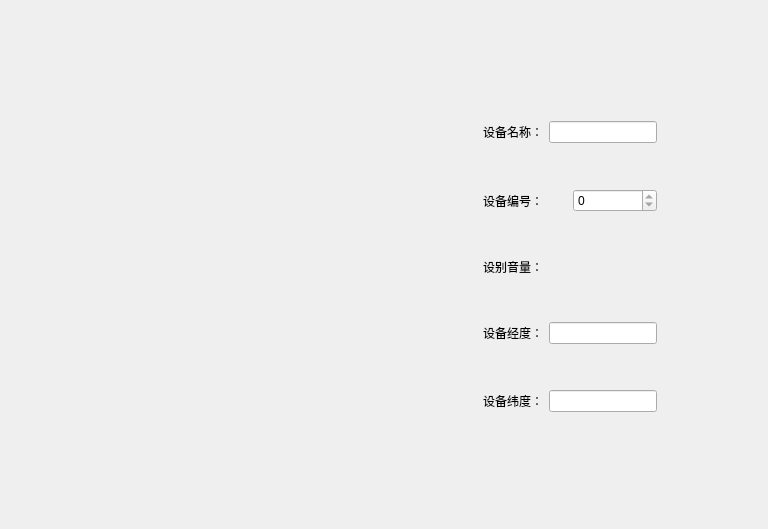
<?xml version="1.0" encoding="UTF-8"?>
<ui version="4.0">
 <class>group_manager</class>
 <widget class="QWidget" name="group_manager">
  <property name="geometry">
   <rect>
    <x>0</x>
    <y>0</y>
    <width>768</width>
    <height>529</height>
   </rect>
  </property>
  <property name="windowTitle">
   <string>Form</string>
  </property>
  <widget class="QStackedWidget" name="stackedWidget">
   <property name="geometry">
    <rect>
     <x>380</x>
     <y>30</y>
     <width>379</width>
     <height>472</height>
    </rect>
   </property>
   <widget class="QWidget" name="page">
    <layout class="QGridLayout" name="gridLayout">
     <item row="0" column="1">
      <spacer name="verticalSpacer">
       <property name="orientation">
        <enum>Qt::Vertical</enum>
       </property>
       <property name="sizeHint" stdset="0">
        <size>
         <width>20</width>
         <height>40</height>
        </size>
       </property>
      </spacer>
     </item>
     <item row="1" column="0">
      <spacer name="horizontalSpacer">
       <property name="orientation">
        <enum>Qt::Horizontal</enum>
       </property>
       <property name="sizeHint" stdset="0">
        <size>
         <width>40</width>
         <height>20</height>
        </size>
       </property>
      </spacer>
     </item>
     <item row="1" column="1" colspan="2">
      <layout class="QVBoxLayout" name="verticalLayout">
       <item>
        <layout class="QHBoxLayout" name="horizontalLayout_5">
         <item>
          <widget class="QLabel" name="label">
           <property name="text">
            <string>设备名称：</string>
           </property>
          </widget>
         </item>
         <item>
          <widget class="QLineEdit" name="nameline"/>
         </item>
        </layout>
       </item>
       <item>
        <spacer name="verticalSpacer_3">
         <property name="orientation">
          <enum>Qt::Vertical</enum>
         </property>
         <property name="sizeHint" stdset="0">
          <size>
           <width>20</width>
           <height>40</height>
          </size>
         </property>
        </spacer>
       </item>
       <item>
        <layout class="QHBoxLayout" name="horizontalLayout_6">
         <item>
          <widget class="QLabel" name="label_2">
           <property name="text">
            <string>设备编号：</string>
           </property>
          </widget>
         </item>
         <item>
          <widget class="QSpinBox" name="spinBox">
           <property name="readOnly">
            <bool>true</bool>
           </property>
          </widget>
         </item>
        </layout>
       </item>
       <item>
        <spacer name="verticalSpacer_4">
         <property name="orientation">
          <enum>Qt::Vertical</enum>
         </property>
         <property name="sizeHint" stdset="0">
          <size>
           <width>20</width>
           <height>40</height>
          </size>
         </property>
        </spacer>
       </item>
       <item>
        <layout class="QHBoxLayout" name="horizontalLayout_4">
         <item>
          <widget class="QLabel" name="label_3">
           <property name="text">
            <string>设别音量：</string>
           </property>
          </widget>
         </item>
         <item>
          <widget class="QWidget" name="volume" native="true"/>
         </item>
        </layout>
       </item>
       <item>
        <spacer name="verticalSpacer_5">
         <property name="orientation">
          <enum>Qt::Vertical</enum>
         </property>
         <property name="sizeHint" stdset="0">
          <size>
           <width>20</width>
           <height>40</height>
          </size>
         </property>
        </spacer>
       </item>
       <item>
        <layout class="QHBoxLayout" name="horizontalLayout_3">
         <item>
          <widget class="QLabel" name="label_4">
           <property name="text">
            <string>设备经度：</string>
           </property>
          </widget>
         </item>
         <item>
          <widget class="QLineEdit" name="lineEdit"/>
         </item>
        </layout>
       </item>
       <item>
        <spacer name="verticalSpacer_6">
         <property name="orientation">
          <enum>Qt::Vertical</enum>
         </property>
         <property name="sizeHint" stdset="0">
          <size>
           <width>20</width>
           <height>40</height>
          </size>
         </property>
        </spacer>
       </item>
       <item>
        <layout class="QHBoxLayout" name="horizontalLayout_2">
         <item>
          <widget class="QLabel" name="label_5">
           <property name="text">
            <string>设备纬度：</string>
           </property>
          </widget>
         </item>
         <item>
          <widget class="QLineEdit" name="lineEdit_2"/>
         </item>
        </layout>
       </item>
      </layout>
     </item>
     <item row="1" column="3">
      <spacer name="horizontalSpacer_2">
       <property name="orientation">
        <enum>Qt::Horizontal</enum>
       </property>
       <property name="sizeHint" stdset="0">
        <size>
         <width>40</width>
         <height>20</height>
        </size>
       </property>
      </spacer>
     </item>
     <item row="2" column="2">
      <spacer name="verticalSpacer_2">
       <property name="orientation">
        <enum>Qt::Vertical</enum>
       </property>
       <property name="sizeHint" stdset="0">
        <size>
         <width>20</width>
         <height>40</height>
        </size>
       </property>
      </spacer>
     </item>
    </layout>
   </widget>
   <widget class="QWidget" name="page_2"/>
  </widget>
  <widget class="QWidget" name="widget" native="true">
   <property name="geometry">
    <rect>
     <x>11</x>
     <y>11</y>
     <width>351</width>
     <height>507</height>
    </rect>
   </property>
  </widget>
 </widget>
 <resources/>
 <connections/>
</ui>
